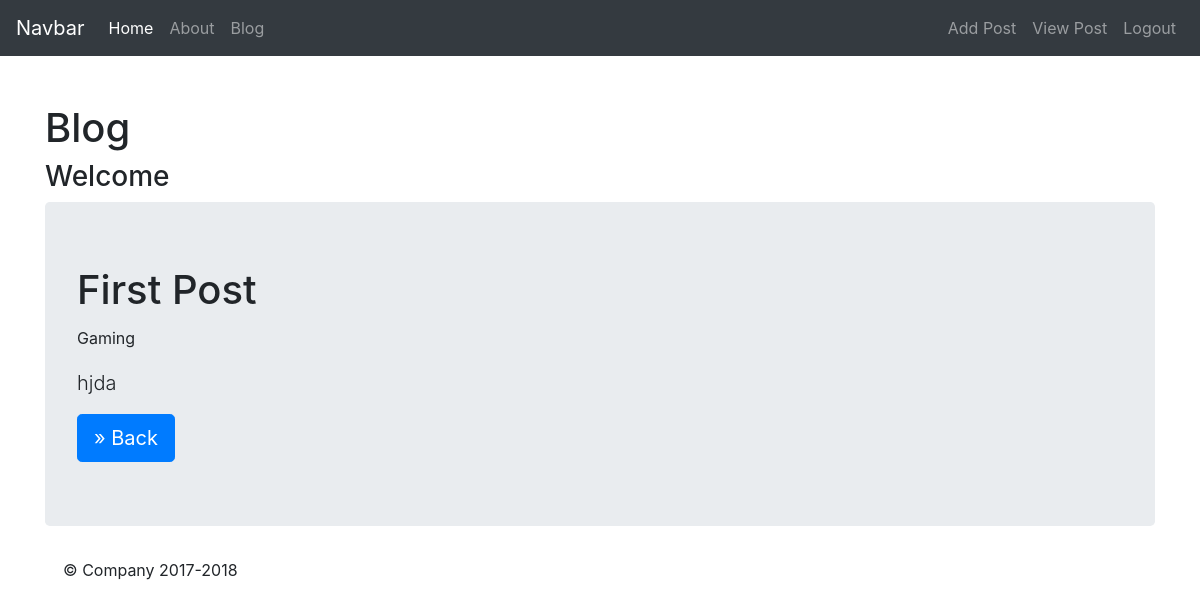
Screenshot of /details/1 (signed in) with the database file from the repository.
### blog/models.py (models this page shows)
class AddPost(models.Model):
    user=models.ForeignKey(User,on_delete=models.CASCADE,default=None)
    titile=models.CharField(max_length=50)
    category=models.CharField(max_length=25)
    body=models.CharField(max_length=255)
    def __str__(self):
        return self.titile

### blog/views.py (the view)
# urls.py: path('details/<int:idd>', views.details, name='details'),
@login_required(login_url='login')
def details(request,idd):
    print(idd)
    detailedpost=AddPost.objects.filter(id=idd)
    print(detailedpost)
    return render(request,'blog/details.htm',{'posts': detailedpost})

### blog/templates/blog/details.htm
{% extends 'blog/layout.htm' %} {% block content %}
<div class="container mt-5">
  <h1>Blog</h1>
  <h3>Welcome</h3>
</div>
{% for detailedpost in posts %}
<main role="main" class="container">
  <div class="jumbotron">
    <h1>{{ detailedpost.titile }}</h1>
    <p class="lead"><small>{{ detailedpost.category }}</small></p>
    <p class="lead">{{ detailedpost.body }}</p>
    <a class="btn btn-lg btn-primary" href="{% url 'blog' %}" role="button"
      >&raquo; Back</a
    >
  </div>
</main>
{% endfor %}
{% endblock %}

### rows the page displays
AddPost: titile "First Post", category "Gaming", body "hjda"
